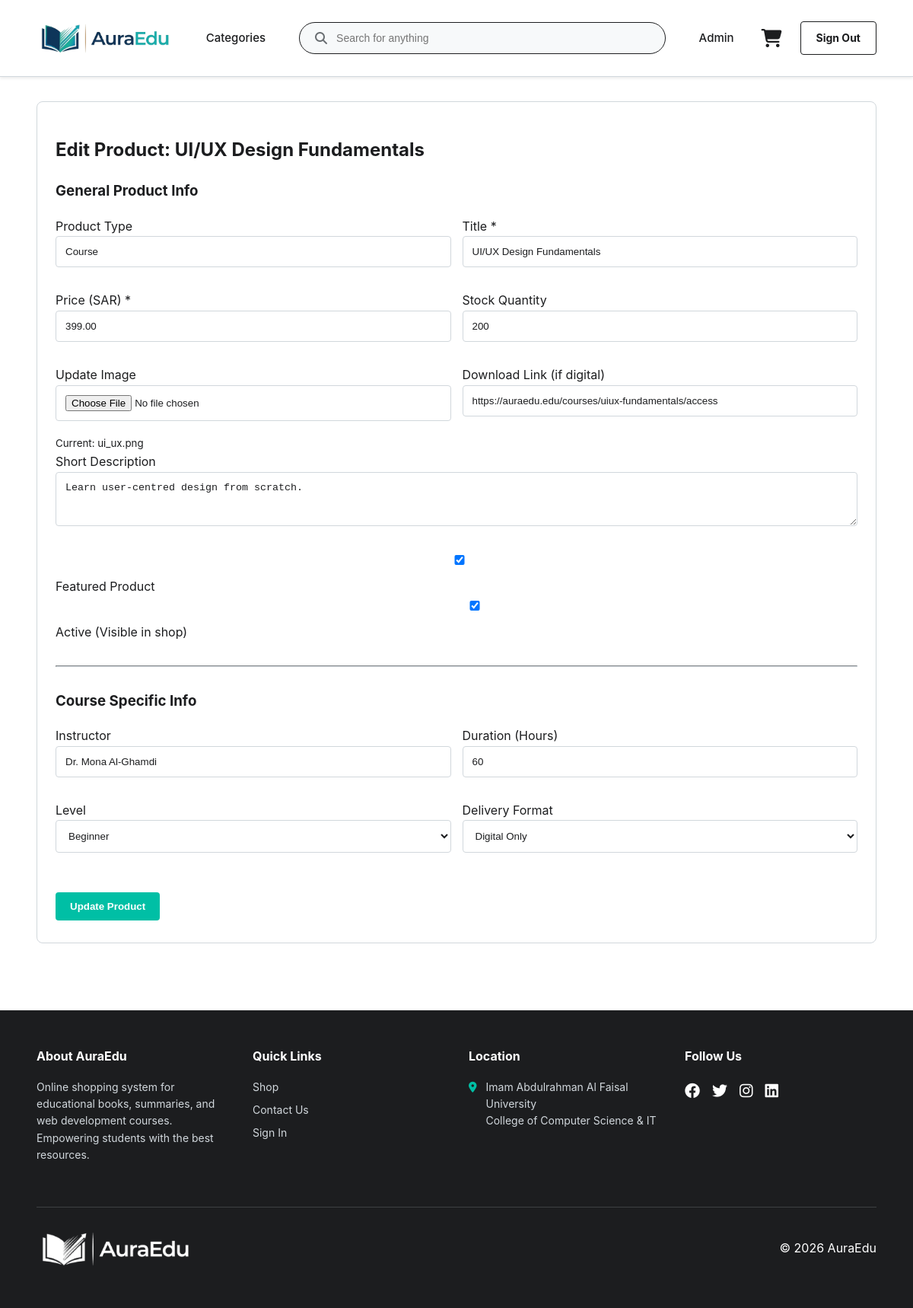
/admin_edit_product.php?id=7 (signed in), run on the app's committed database.
### tables this page shows
CREATE TABLE `products` (
  `product_id` int(11) NOT NULL,
  `product_type` enum('book','course') NOT NULL,
  `title` varchar(220) NOT NULL,
  `price_sar` decimal(10,2) NOT NULL,
  `short_description` text DEFAULT NULL,
  `product_image` varchar(255) NOT NULL DEFAULT 'no-image.jpg',
  `stock_qty` int(11) NOT NULL DEFAULT 0,
  `discount_percentage` decimal(5,2) DEFAULT 0.00,
  `is_featured` tinyint(1) DEFAULT 0,
  `is_active` tinyint(1) NOT NULL DEFAULT 1,
  `download_link` varchar(255) DEFAULT NULL,
  `created_at` timestamp NOT NULL DEFAULT current_timestamp(),
  `updated_at` timestamp NOT NULL DEFAULT current_timestamp() ON UPDATE current_timestamp()
);

CREATE TABLE `courses` (
  `product_id` int(11) NOT NULL,
  `instructor` varchar(180) NOT NULL,
  `duration_hours` int(11) DEFAULT NULL,
  `level` enum('beginner','intermediate','advanced') DEFAULT 'beginner',
  `access_duration` varchar(50) DEFAULT 'Lifetime',
  `delivery_format` enum('digital') NOT NULL DEFAULT 'digital'
);

### src/bootstrap.php (called while the page is built, shortened)
<?php
function h(string $value): string
{
    return htmlspecialchars($value, ENT_QUOTES, 'UTF-8');
}

### public/admin_edit_product.php (the view, shortened to what this page needs)
<?php
require_once __DIR__ . '/../src/bootstrap.php';
$productId = (int) ($_GET['id'] ?? $_POST['id'] ?? 0);
$stmt = mysqli_prepare($conn, "SELECT * FROM products WHERE product_id = ?");
mysqli_stmt_bind_param($stmt, 'i', $productId);
mysqli_stmt_execute($stmt);
$prodResult = mysqli_stmt_get_result($stmt);
$product = mysqli_fetch_assoc($prodResult);
$type = $product['product_type'];
$subData = [];
if ($type === 'book') {
    $stmtB = mysqli_prepare($conn, "SELECT * FROM books WHERE product_id = ?");
    mysqli_stmt_bind_param($stmtB, 'i', $productId);
    mysqli_stmt_execute($stmtB);
    $subData = mysqli_fetch_assoc(mysqli_stmt_get_result($stmtB)) ?: [];
    mysqli_stmt_close($stmtB);
} elseif ($type === 'course') {
    $stmtC = mysqli_prepare($conn, "SELECT * FROM courses WHERE product_id = ?");
    mysqli_stmt_bind_param($stmtC, 'i', $productId);
    mysqli_stmt_execute($stmtC);
    $subData = mysqli_fetch_assoc(mysqli_stmt_get_result($stmtC)) ?: [];
}
require_once __DIR__ . '/includes/header.php';
?>
<section class="card">
  <h2>Edit Product: <?php echo h($product['title']); ?></h2>
  <form method="post" action="admin_edit_product.php?id=<?php echo $productId; ?>" enctype="multipart/form-data">
    <h3>General Product Info</h3>
    <div style="display: grid; grid-template-columns: 1fr 1fr; gap: 15px;">
      <div>
        <label>Product Type</label>
        <input type="text" value="<?php echo h(ucfirst($type)); ?>" disabled style="background: var(--surface);">
      </div>
      <div>
        <label for="title">Title *</label>
        <input id="title" name="title" type="text" value="<?php echo h($product['title']); ?>" required>
      </div>
      <div>
        <label for="price_sar">Price (SAR) *</label>
        <input id="price_sar" name="price_sar" type="number" min="0" step="0.01" value="<?php echo h((string)$product['price_sar']); ?>" required>
      </div>
      <div>
        <label for="stock_qty">Stock Quantity</label>
        <input id="stock_qty" name="stock_qty" type="number" min="0" value="<?php echo (int)$product['stock_qty']; ?>">
      </div>
      <div>
        <label for="product_image">Update Image</label>
        <input type="file" id="product_image" name="product_image" accept="image/*">
        <small>Current: <?php echo h($product['product_image']); ?></small>
      </div>
      <div>
        <label for="download_link">Download Link (if digital)</label>
        <input id="download_link" name="download_link" type="url" value="<?php echo h($product['download_link'] ?? ''); ?>" placeholder="https://...">
      </div>
    </div>
    <label for="short_description">Short Description</label>
    <textarea id="short_description" name="short_description" rows="3"><?php echo h($product['short_description'] ?? ''); ?></textarea>
    <div style="margin-top: 10px;">
      <label><input type="checkbox" name="is_featured" value="1" <?php if($product['is_featured']) echo 'checked'; ?>> Featured Product</label>
      <label style="margin-left: 20px;"><input type="checkbox" name="is_active" value="1" <?php if($product['is_active']) echo 'checked'; ?>> Active (Visible in shop)</label>
    </div>
    <hr style="margin: 30px 0; border-color: var(--border);">
    <?php if ($type === 'book'): ?>
      <h3>Book Specific Info</h3>
      <div style="display: grid; grid-template-columns: 1fr 1fr; gap: 15px;">
        <div>
          <label for="author">Author</label>
          <input id="author" name="author" type="text" value="<?php echo h($subData['author'] ?? ''); ?>">
        </div>
        <div>
          <label for="publisher">Publisher / Provider</label>
          <input id="publisher" name="publisher" type="text" value="<?php echo h($subData['publisher_provider'] ?? ''); ?>">
        </div>
        <div>
          <label for="year">Publication Year</label>
          <input id="year" name="year" type="number" min="1900" max="2100" value="<?php echo h((string)($subData['publication_year'] ?? '')); ?>">
        </div>
        <div>
          <label for="pages">Pages Count</label>
          <input id="pages" name="pages" type="number" min="1" value="<?php echo h((string)($subData['pages_count'] ?? '')); ?>">
        </div>
        <div>
          <label for="book_format">Book Format</label>
          <select id="book_format" name="book_format">
            <option value="hard_copy" <?php if(($subData['book_format'] ?? '') === 'hard_copy') echo 'selected'; ?>>Hard Copy</option>
            <option value="soft_copy" <?php if(($subData['book_format'] ?? '') === 'soft_copy') echo 'selected'; ?>>Soft Copy</option>
          </select>
        </div>
        <div>
          <label for="delivery_format">Delivery Format</label>
          <select id="delivery_format" name="delivery_format">
            <option value="physical" <?php if(($subData['delivery_format'] ?? '') === 'physical') echo 'selected'; ?>>Physical</option>
            <option value="digital" <?php if(($subData['delivery_format'] ?? '') === 'digital') echo 'selected'; ?>>Digital</option>
          </select>
        </div>
      </div>
    <?php elseif ($type === 'course'): ?>
      <h3>Course Specific Info</h3>
      <div style="display: grid; grid-template-columns: 1fr 1fr; gap: 15px;">
        <div>
          <label for="instructor">Instructor</label>
          <input id="instructor" name="instructor" type="text" value="<?php echo h($subData['instructor'] ?? ''); ?>">
        </div>
        <div>
          <label for="duration">Duration (Hours)</label>
          <input id="duration" name="duration" type="number" min="1" value="<?php echo h((string)($subData['duration_hours'] ?? '')); ?>">
        </div>
        <div>
          <label for="level">Level</label>
          <select id="level" name="level">
            <option value="beginner" <?php if(($subData['level'] ?? '') === 'beginner') echo 'selected'; ?>>Beginner</option>
          </select>
        </div>
        <div>
          <label for="course_delivery_format">Delivery Format</label>
          <select id="course_delivery_format" name="course_delivery_format">
            <option value="digital" <?php if(($subData['delivery_format'] ?? '') === 'digital') echo 'selected'; ?>>Digital Only</option>
          </select>
        </div>
      </div>
    <?php endif; ?>
    <div style="margin-top: 30px;">
      <button class="btn" type="submit">Update Product</button>
      <a href="admin_dashboard.php" class="btn" style="background: var(--surface);">Cancel</a>
    </div>
  </form>
</section>
<?php require_once __DIR__ . '/includes/footer.php'; ?>

### public/assets/css/style.css (style rules this page uses)
:root { --primary: #00bfa5; --secondary: #1c1d1f; --accent: #d4a017; --bg: #ffffff; --surface: #ffffff; --border: #d1d7dc; --text: #1c1d1f; --muted: #6a6f73; --shadow: 0 2px 4px rgba(0,0,0,0.08), 0 4px 12px rgba(0,0,0,0.08); }
* { box-sizing: border-box; }
body { margin: 0; background: var(--bg); color: var(--text); font-family: 'SF Pro Text', -apple-system, BlinkMacSystemFont, Roboto, 'Segoe UI', Helvetica, Arial, sans-serif, 'Apple Color Emoji', 'Segoe UI Emoji', 'Segoe UI Symbol'; line-height: 1.6; }
.card { background: var(--surface); border: 1px solid var(--border); border-radius: 8px; padding: 24px; margin-bottom: 24px; }
.btn { display: inline-block; background: var(--primary); color: #ffffff; border: 1px solid transparent; border-radius: 4px; padding: 10px 18px; text-decoration: none; font-weight: bold; cursor: pointer; text-align: center; transition: background-color 0.2s; }
input, select, textarea { width: 100%; padding: 12px; background: #ffffff; border: 1px solid var(--border); color: var(--text); border-radius: 4px; margin-bottom: 16px; }
:root { --pd-primary: #00b8a9; --pd-accent: #ffd700; --pd-text: #1c1d1f; --pd-light: #f8f9fa; --pd-border: #d1d7dc; }

### data on the page
products: title "UI/UX Design Fundamentals", product_type "Course", price_sar "399.00", stock_qty "200", product_image "ui_ux.png", download_link "https://auraedu.edu/courses/uiux-fundamentals/access", short_description "Learn user-centred design from scratch.", is_featured "☑", is_active "☑"
courses: instructor "Dr. Mona Al-Ghamdi", duration "60", level "Beginner", course_delivery_format "Digital Only"
